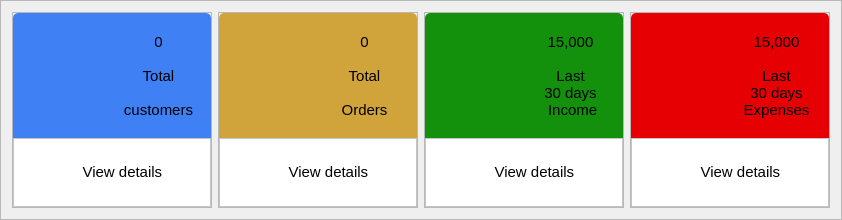
                     <widget class="QFrame" name="frame_9">
                      <property name="minimumSize">
                       <size>
                        <width>0</width>
                        <height>220</height>
                       </size>
                      </property>
                      <property name="frameShape">
                       <enum>QFrame::StyledPanel</enum>
                      </property>
                      <property name="frameShadow">
                       <enum>QFrame::Raised</enum>
                      </property>
                      <layout class="QHBoxLayout" name="horizontalLayout_6">
                       <item>
                        <widget class="QFrame" name="frame_11">
                         <property name="minimumSize">
                          <size>
                           <width>200</width>
                           <height>0</height>
                          </size>
                         </property>
                         <property name="frameShape">
                          <enum>QFrame::StyledPanel</enum>
                         </property>
                         <property name="frameShadow">
                          <enum>QFrame::Raised</enum>
                         </property>
                         <layout class="QVBoxLayout" name="verticalLayout_6">
                          <property name="spacing">
                           <number>0</number>
                          </property>
                          <property name="leftMargin">
                           <number>0</number>
                          </property>
                          <property name="topMargin">
                           <number>0</number>
                          </property>
                          <property name="rightMargin">
                           <number>0</number>
                          </property>
                          <property name="bottomMargin">
                           <number>0</number>
                          </property>
                          <item>
                           <widget class="QFrame" name="frame_20">
                            <property name="minimumSize">
                             <size>
                              <width>100</width>
                              <height>125</height>
                             </size>
                            </property>
                            <property name="styleSheet">
                             <string notr="true">background-color: rgb(64, 128, 245);
border-top-left-radius:5px;
border-top-right-radius:5px</string>
                            </property>
                            <property name="frameShape">
                             <enum>QFrame::StyledPanel</enum>
                            </property>
                            <property name="frameShadow">
                             <enum>QFrame::Raised</enum>
                            </property>
                            <layout class="QHBoxLayout" name="horizontalLayout_7">
                             <item>
                              <widget class="QLabel" name="label_7">
                               <property name="text">
                                <string/>
                               </property>
                               <property name="pixmap">
                                <pixmap resource="resources.qrc">:/icons/icons/customer.png</pixmap>
                               </property>
                               <property name="scaledContents">
                                <bool>true</bool>
                               </property>
                              </widget>
                             </item>
                             <item>
                              <widget class="QLabel" name="lbl_pagHomepage_customers">
                               <property name="minimumSize">
                                <size>
                                 <width>70</width>
                                 <height>0</height>
                                </size>
                               </property>
                               <property name="font">
                                <font>
                                 <pointsize>11</pointsize>
                                </font>
                               </property>
                               <property name="text">
                                <string>0

Total 

customers</string>
                               </property>
                               <property name="alignment">
                                <set>Qt::AlignCenter</set>
                               </property>
                              </widget>
                             </item>
                            </layout>
                           </widget>
                          </item>
                          <item>
                           <widget class="QFrame" name="frame_21">
                            <property name="minimumSize">
                             <size>
                              <width>0</width>
                              <height>50</height>
                             </size>
                            </property>
                            <property name="styleSheet">
                             <string notr="true">background-color: rgb(255, 255, 255);</string>
                            </property>
                            <property name="frameShape">
                             <enum>QFrame::StyledPanel</enum>
                            </property>
                            <property name="frameShadow">
                             <enum>QFrame::Raised</enum>
                            </property>
                            <layout class="QVBoxLayout" name="verticalLayout_10">
                             <property name="spacing">
                              <number>0</number>
                             </property>
                             <property name="leftMargin">
                              <number>0</number>
                             </property>
                             <property name="topMargin">
                              <number>0</number>
                             </property>
                             <property name="rightMargin">
                              <number>0</number>
                             </property>
                             <property name="bottomMargin">
                              <number>0</number>
                             </property>
                             <item>
                              <widget class="QPushButton" name="btn_pageHomepage_viewCustomerDetails">
                               <property name="minimumSize">
                                <size>
                                 <width>50</width>
                                 <height>50</height>
                                </size>
                               </property>
                               <property name="font">
                                <font>
                                 <pointsize>11</pointsize>
                                </font>
                               </property>
                               <property name="cursor">
                                <cursorShape>PointingHandCursor</cursorShape>
                               </property>
                               <property name="layoutDirection">
                                <enum>Qt::RightToLeft</enum>
                               </property>
                               <property name="styleSheet">
                                <string notr="true">border:2px sold rgb(255, 255, 255);</string>
                               </property>
                               <property name="text">
                                <string>          View details     </string>
                               </property>
                               <property name="icon">
                                <iconset>
                                 <normaloff>../../../../Downloads/16537366261580817585-128.png</normaloff>../../../../Downloads/16537366261580817585-128.png</iconset>
                               </property>
                               <property name="iconSize">
                                <size>
                                 <width>20</width>
                                 <height>20</height>
                                </size>
                               </property>
                              </widget>
                             </item>
                            </layout>
                           </widget>
                          </item>
                         </layout>
                        </widget>
                       </item>
                       <item>
                        <widget class="QFrame" name="frame_13">
                         <property name="minimumSize">
                          <size>
                           <width>200</width>
                           <height>0</height>
                          </size>
                         </property>
                         <property name="frameShape">
                          <enum>QFrame::StyledPanel</enum>
                         </property>
                         <property name="frameShadow">
                          <enum>QFrame::Raised</enum>
                         </property>
                         <layout class="QVBoxLayout" name="verticalLayout_30">
                          <property name="spacing">
                           <number>0</number>
                          </property>
                          <property name="leftMargin">
                           <number>0</number>
                          </property>
                          <property name="topMargin">
                           <number>0</number>
                          </property>
                          <property name="rightMargin">
                           <number>0</number>
                          </property>
                          <property name="bottomMargin">
                           <number>0</number>
                          </property>
                          <item>
                           <widget class="QFrame" name="frame_44">
                            <property name="minimumSize">
                             <size>
                              <width>100</width>
                              <height>125</height>
                             </size>
                            </property>
                            <property name="styleSheet">
                             <string notr="true">border-top-left-radius:5px;
background-color: rgb(208, 164, 59);
border-top-right-radius:5px</string>
                            </property>
                            <property name="frameShape">
                             <enum>QFrame::StyledPanel</enum>
                            </property>
                            <property name="frameShadow">
                             <enum>QFrame::Raised</enum>
                            </property>
                            <layout class="QHBoxLayout" name="horizontalLayout_19">
                             <item>
                              <widget class="QLabel" name="label_19">
                               <property name="text">
                                <string/>
                               </property>
                               <property name="pixmap">
                                <pixmap resource="resources.qrc">:/icons/icons/order.png</pixmap>
                               </property>
                               <property name="scaledContents">
                                <bool>true</bool>
                               </property>
                              </widget>
                             </item>
                             <item>
                              <widget class="QLabel" name="lbl_pagHomepage_sales">
                               <property name="minimumSize">
                                <size>
                                 <width>70</width>
                                 <height>0</height>
                                </size>
                               </property>
                               <property name="font">
                                <font>
                                 <pointsize>11</pointsize>
                                </font>
                               </property>
                               <property name="text">
                                <string>0

Total 

Orders</string>
                               </property>
                               <property name="alignment">
                                <set>Qt::AlignCenter</set>
                               </property>
                              </widget>
                             </item>
                            </layout>
                           </widget>
                          </item>
                          <item>
                           <widget class="QFrame" name="frame_45">
                            <property name="minimumSize">
                             <size>
                              <width>0</width>
                              <height>50</height>
                             </size>
                            </property>
                            <property name="styleSheet">
                             <string notr="true">background-color: rgb(255, 255, 255);</string>
                            </property>
                            <property name="frameShape">
                             <enum>QFrame::StyledPanel</enum>
                            </property>
                            <property name="frameShadow">
                             <enum>QFrame::Raised</enum>
                            </property>
                            <layout class="QVBoxLayout" name="verticalLayout_31">
                             <property name="spacing">
                              <number>0</number>
                             </property>
                             <property name="leftMargin">
                              <number>0</number>
                             </property>
                             <property name="topMargin">
                              <number>0</number>
                             </property>
                             <property name="rightMargin">
                              <number>0</number>
                             </property>
                             <property name="bottomMargin">
                              <number>0</number>
                             </property>
                             <item>
                              <widget class="QPushButton" name="btn_pageHomepage_viewSalesDetails">
                               <property name="minimumSize">
                                <size>
                                 <width>50</width>
                                 <height>50</height>
                                </size>
                               </property>
                               <property name="font">
                                <font>
                                 <pointsize>11</pointsize>
                                </font>
                               </property>
                               <property name="cursor">
                                <cursorShape>PointingHandCursor</cursorShape>
                               </property>
                               <property name="layoutDirection">
                                <enum>Qt::RightToLeft</enum>
                               </property>
                               <property name="styleSheet">
                                <string notr="true">border:2px sold rgb(255, 255, 255);</string>
                               </property>
                               <property name="text">
                                <string>          View details     </string>
                               </property>
                               <property name="icon">
                                <iconset>
                                 <normaloff>../../../../Downloads/16537366261580817585-128.png</normaloff>../../../../Downloads/16537366261580817585-128.png</iconset>
                               </property>
                               <property name="iconSize">
                                <size>
                                 <width>20</width>
                                 <height>20</height>
                                </size>
                               </property>
                              </widget>
                             </item>
                            </layout>
                           </widget>
                          </item>
                         </layout>
                        </widget>
                       </item>
                       <item>
                        <widget class="QFrame" name="frame_12">
                         <property name="minimumSize">
                          <size>
                           <width>200</width>
                           <height>0</height>
                          </size>
                         </property>
                         <property name="frameShape">
                          <enum>QFrame::StyledPanel</enum>
                         </property>
                         <property name="frameShadow">
                          <enum>QFrame::Raised</enum>
                         </property>
                         <layout class="QVBoxLayout" name="verticalLayout_28">
                          <property name="spacing">
                           <number>0</number>
                          </property>
                          <property name="leftMargin">
                           <number>0</number>
                          </property>
                          <property name="topMargin">
                           <number>0</number>
                          </property>
                          <property name="rightMargin">
                           <number>0</number>
                          </property>
                          <property name="bottomMargin">
                           <number>0</number>
                          </property>
                          <item>
                           <widget class="QFrame" name="frame_40">
                            <property name="minimumSize">
                             <size>
                              <width>100</width>
                              <height>125</height>
                             </size>
                            </property>
                            <property name="styleSheet">
                             <string notr="true">background-color: rgb(19, 145, 13);
border-top-left-radius:5px;
border-top-right-radius:5px</string>
                            </property>
                            <property name="frameShape">
                             <enum>QFrame::StyledPanel</enum>
                            </property>
                            <property name="frameShadow">
                             <enum>QFrame::Raised</enum>
                            </property>
                            <layout class="QHBoxLayout" name="horizontalLayout_18">
                             <item>
                              <widget class="QLabel" name="label_18">
                               <property name="text">
                                <string/>
                               </property>
                               <property name="pixmap">
                                <pixmap resource="resources.qrc">:/icons/icons/income management.png</pixmap>
                               </property>
                               <property name="scaledContents">
                                <bool>true</bool>
                               </property>
                              </widget>
                             </item>
                             <item>
                              <widget class="QLabel" name="lbl_pagHomepage_income">
                               <property name="minimumSize">
                                <size>
                                 <width>70</width>
                                 <height>0</height>
                                </size>
                               </property>
                               <property name="font">
                                <font>
                                 <pointsize>11</pointsize>
                                </font>
                               </property>
                               <property name="text">
                                <string>15,000

Last
30 days
 Income</string>
                               </property>
                               <property name="alignment">
                                <set>Qt::AlignCenter</set>
                               </property>
                              </widget>
                             </item>
                            </layout>
                           </widget>
                          </item>
                          <item>
                           <widget class="QFrame" name="frame_43">
                            <property name="minimumSize">
                             <size>
                              <width>0</width>
                              <height>50</height>
                             </size>
                            </property>
                            <property name="styleSheet">
                             <string notr="true">background-color: rgb(255, 255, 255);</string>
                            </property>
                            <property name="frameShape">
                             <enum>QFrame::StyledPanel</enum>
                            </property>
                            <property name="frameShadow">
                             <enum>QFrame::Raised</enum>
                            </property>
                            <layout class="QVBoxLayout" name="verticalLayout_29">
                             <property name="spacing">
                              <number>0</number>
                             </property>
                             <property name="leftMargin">
                              <number>0</number>
                             </property>
                             <property name="topMargin">
                              <number>0</number>
                             </property>
                             <property name="rightMargin">
                              <number>0</number>
                             </property>
                             <property name="bottomMargin">
                              <number>0</number>
                             </property>
                             <item>
                              <widget class="QPushButton" name="btn_pageHomepage_viewIncomeDetails">
                               <property name="minimumSize">
                                <size>
                                 <width>50</width>
                                 <height>50</height>
                                </size>
                               </property>
                               <property name="font">
                                <font>
                                 <pointsize>11</pointsize>
                                </font>
                               </property>
                               <property name="cursor">
                                <cursorShape>PointingHandCursor</cursorShape>
                               </property>
                               <property name="layoutDirection">
                                <enum>Qt::RightToLeft</enum>
                               </property>
                               <property name="styleSheet">
                                <string notr="true">border:2px sold rgb(255, 255, 255);</string>
                               </property>
                               <property name="text">
                                <string>          View details     </string>
                               </property>
                               <property name="icon">
                                <iconset>
                                 <normaloff>../../../../Downloads/16537366261580817585-128.png</normaloff>../../../../Downloads/16537366261580817585-128.png</iconset>
                               </property>
                               <property name="iconSize">
                                <size>
                                 <width>20</width>
                                 <height>20</height>
                                </size>
                               </property>
                              </widget>
                             </item>
                            </layout>
                           </widget>
                          </item>
                         </layout>
                        </widget>
                       </item>
                       <item>
                        <widget class="QFrame" name="frame_14">
                         <property name="minimumSize">
                          <size>
                           <width>200</width>
                           <height>0</height>
                          </size>
                         </property>
                         <property name="frameShape">
                          <enum>QFrame::StyledPanel</enum>
                         </property>
                         <property name="frameShadow">
                          <enum>QFrame::Raised</enum>
                         </property>
                         <layout class="QVBoxLayout" name="verticalLayout_32">
                          <property name="spacing">
                           <number>0</number>
                          </property>
                          <property name="leftMargin">
                           <number>0</number>
                          </property>
                          <property name="topMargin">
                           <number>0</number>
                          </property>
                          <property name="rightMargin">
                           <number>0</number>
                          </property>
                          <property name="bottomMargin">
                           <number>0</number>
                          </property>
                          <item>
                           <widget class="QFrame" name="frame_46">
                            <property name="minimumSize">
                             <size>
                              <width>100</width>
                              <height>125</height>
                             </size>
                            </property>
                            <property name="styleSheet">
                             <string notr="true">border-top-left-radius:5px;
background-color: rgb(230, 0, 4);
border-top-right-radius:5px</string>
                            </property>
                            <property name="frameShape">
                             <enum>QFrame::StyledPanel</enum>
                            </property>
                            <property name="frameShadow">
                             <enum>QFrame::Raised</enum>
                            </property>
                            <layout class="QHBoxLayout" name="horizontalLayout_20">
                             <item>
                              <widget class="QLabel" name="label_20">
                               <property name="text">
                                <string/>
                               </property>
                               <property name="pixmap">
                                <pixmap resource="resources.qrc">:/icons/icons/expense (2).png</pixmap>
                               </property>
                               <property name="scaledContents">
                                <bool>true</bool>
                               </property>
                              </widget>
                             </item>
                             <item>
                              <widget class="QLabel" name="lbl_pagHomepage_expenses">
                               <property name="minimumSize">
                                <size>
                                 <width>70</width>
                                 <height>0</height>
                                </size>
                               </property>
                               <property name="font">
                                <font>
                                 <pointsize>11</pointsize>
                                </font>
                               </property>
                               <property name="text">
                                <string>15,000

Last
30 days
Expenses</string>
                               </property>
                               <property name="alignment">
                                <set>Qt::AlignCenter</set>
                               </property>
                              </widget>
                             </item>
                            </layout>
                           </widget>
                          </item>
                          <item>
                           <widget class="QFrame" name="frame_47">
                            <property name="minimumSize">
                             <size>
                              <width>0</width>
                              <height>50</height>
                             </size>
                            </property>
                            <property name="styleSheet">
                             <string notr="true">background-color: rgb(255, 255, 255);</string>
                            </property>
                            <property name="frameShape">
                             <enum>QFrame::StyledPanel</enum>
                            </property>
                            <property name="frameShadow">
                             <enum>QFrame::Raised</enum>
                            </property>
                            <layout class="QVBoxLayout" name="verticalLayout_33">
                             <property name="spacing">
                              <number>0</number>
                             </property>
                             <property name="leftMargin">
                              <number>0</number>
                             </property>
                             <property name="topMargin">
                              <number>0</number>
                             </property>
                             <property name="rightMargin">
                              <number>0</number>
                             </property>
                             <property name="bottomMargin">
                              <number>0</number>
                             </property>
                             <item>
                              <widget class="QPushButton" name="btn_pageHomepage_viewExpensesDetails">
                               <property name="minimumSize">
                                <size>
                                 <width>50</width>
                                 <height>50</height>
                                </size>
                               </property>
                               <property name="font">
                                <font>
                                 <pointsize>11</pointsize>
                                </font>
                               </property>
                               <property name="cursor">
                                <cursorShape>PointingHandCursor</cursorShape>
                               </property>
                               <property name="layoutDirection">
                                <enum>Qt::RightToLeft</enum>
                               </property>
                               <property name="styleSheet">
                                <string notr="true">border:2px sold rgb(255, 255, 255);</string>
                               </property>
                               <property name="text">
                                <string>          View details     </string>
                               </property>
                               <property name="icon">
                                <iconset>
                                 <normaloff>../../../../Downloads/16537366261580817585-128.png</normaloff>../../../../Downloads/16537366261580817585-128.png</iconset>
                               </property>
                               <property name="iconSize">
                                <size>
                                 <width>20</width>
                                 <height>20</height>
                                </size>
                               </property>
                              </widget>
                             </item>
                            </layout>
                           </widget>
                          </item>
                         </layout>
                        </widget>
                       </item>
                      </layout>
                     </widget>
